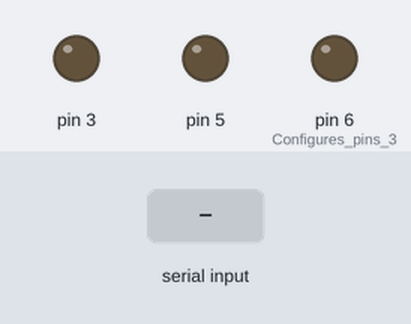
A sketch run on a simulated Arduino Uno, built with avr-gcc and run on an emulated ATmega328P. On the bench: output pins drawn as LEDs (lit = HIGH). The inputs (shaded band) are chosen by the test bench.

Above: at 1.2 s.
1.3 s: "R" received over Serial
At 2.0 s:
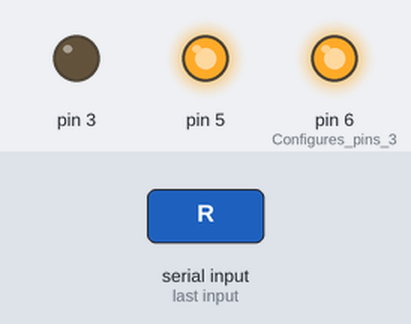
2.8 s: "G" received over Serial
At 3.1 s:
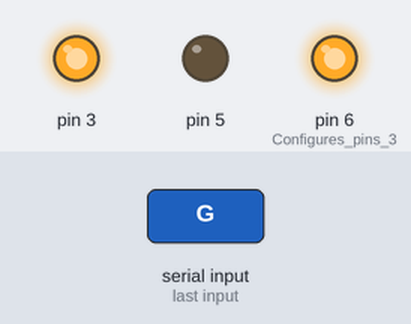
4.3 s: "B" received over Serial
At 5.5 s:
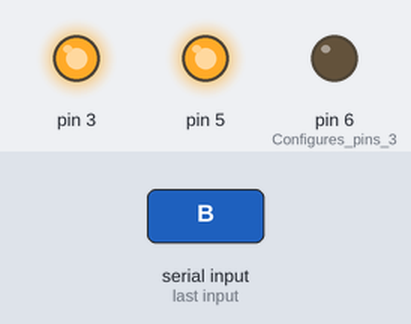
5.8 s: "r" received over Serial
At 6.6 s:
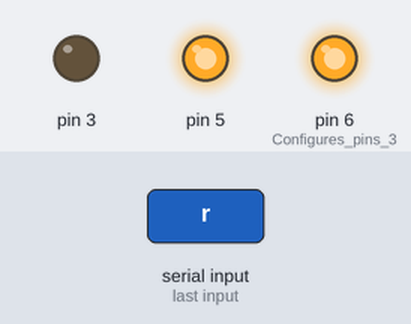
7.3 s: "g" received over Serial
At 7.8 s:
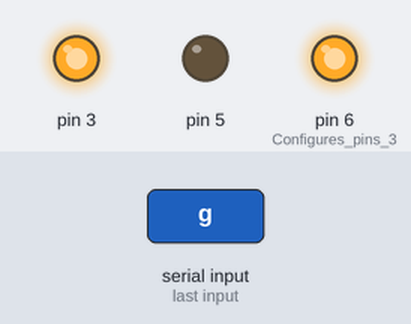
Timing chart, 0 to 9.8 s (numbered marks = the images above; inputs shaded):
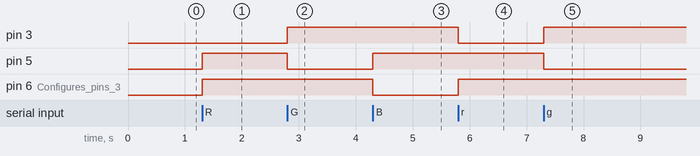

Measured:
- after the input at 1.3 s, pin 5, pin 6 (Configures_pins_3): LOW → HIGH at once
- after the input at 2.8 s, pin 3: LOW → HIGH at once; pin 5: HIGH → LOW at once
- after the input at 4.3 s, pin 5: LOW → HIGH at once; pin 6 (Configures_pins_3): HIGH → LOW at once
- after the input at 5.8 s, pin 3: HIGH → LOW at once; pin 6 (Configures_pins_3): LOW → HIGH at once
- after the input at 7.3 s, pin 3: LOW → HIGH at once; pin 5: HIGH → LOW at once

The sketch:

7_RGB-keypress.ino
```cpp
char ch;

void setup()
{
 pinMode(3, OUTPUT);
 pinMode(5, OUTPUT);
 pinMode(6, OUTPUT);    //Configures pins 3, 5, and 6 as output pins to control the LEDs.
 Serial.begin(9600);    //Initializes serial communication with a baud rate of 9600.
}

void loop()
{
 if(Serial.available()){
 ch=Serial.read();
 }
 if(ch=='R'|| ch=='r'){
 digitalWrite(3, LOW);
 digitalWrite(5, HIGH);
 digitalWrite(6, HIGH);
 }
 if(ch=='G'||ch=='g'){
 digitalWrite(5, LOW);
 digitalWrite(6, HIGH);
 digitalWrite(3, HIGH);
 }
 if(ch=='B'||ch=='b'){
 digitalWrite(6, LOW);
 digitalWrite(5, HIGH);
 digitalWrite(3, HIGH);
 }
}
```
